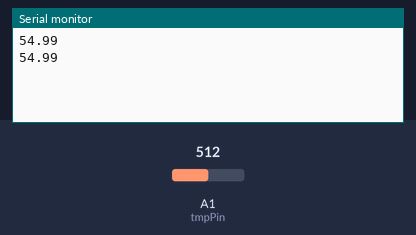
Recording of a sketch running on a simulated Arduino Uno, built with avr-gcc and run on an emulated ATmega328P. Shown: the last lines printed to the serial monitor. Inputs (shaded band) come from the test bench; at power-on: A1 (tmpPin) = 512.

Above: at 1.8 s.
1.9 s: A1 (tmpPin) set to 716
At 2.8 s:
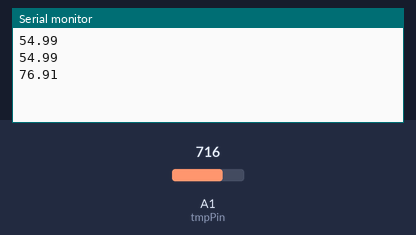
3.4 s: A1 (tmpPin) set to 900
At 4.8 s:
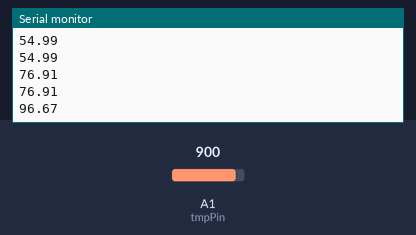
Timing chart, 0 to 6.4 s (numbered marks = the images above; inputs shaded):
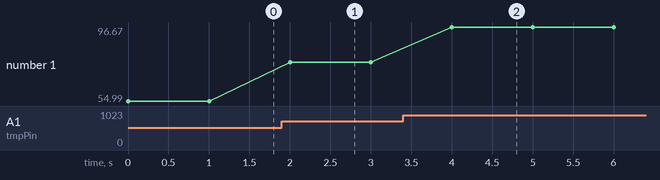

Measured:
- after the input at 1.9 s, the serial monitor: prints a new line after 0.10 s (image 1)
- after the input at 3.4 s, the serial monitor: prints a new line after 0.60 s (image 2)
- plotted number 1: 54.99 → 76.91 after the input at 1.9 s, 76.91 → 96.67 after the input at 3.4 s

The sketch:

rapor3-soru5.ino
```cpp
float tmpC;
int tmpPin=A1,oku;

void setup() {
  analogReference(INTERNAL);
  Serial.begin(9600);
}

void loop() {
oku = analogRead(tmpPin);
tmpC = oku/9.31;
Serial.println(tmpC);
delay(1000);

}
```
